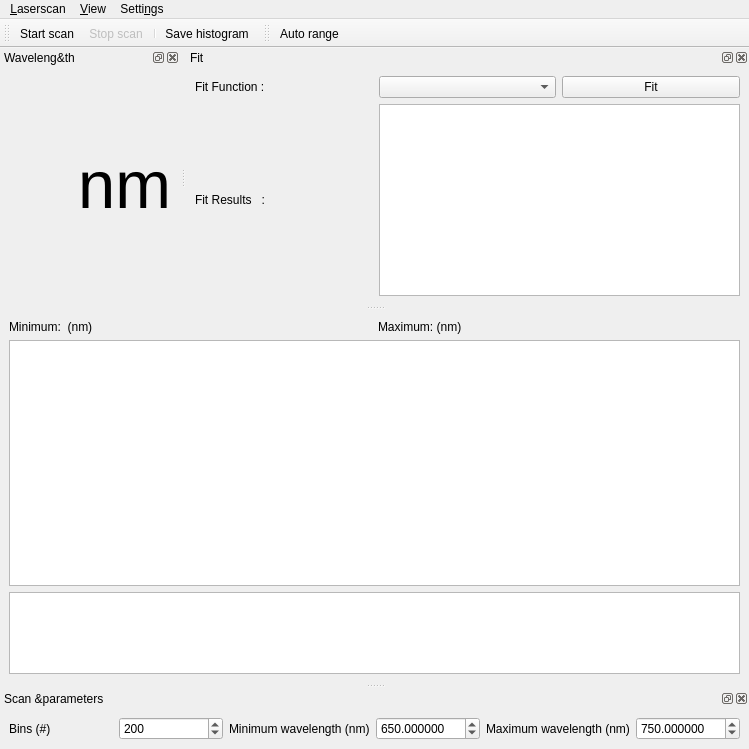
<?xml version="1.0" encoding="UTF-8"?>
<ui version="4.0">
 <class>ScanWindow</class>
 <widget class="QMainWindow" name="ScanWindow">
  <property name="geometry">
   <rect>
    <x>0</x>
    <y>0</y>
    <width>749</width>
    <height>749</height>
   </rect>
  </property>
  <property name="windowTitle">
   <string>qudi: Laser scanning</string>
  </property>
  <widget class="QWidget" name="centralwidget">
   <layout class="QGridLayout" name="gridLayout" rowstretch="0,3,1">
    <item row="0" column="0">
     <widget class="QLabel" name="autoMinLabel">
      <property name="text">
       <string>Minimum:  (nm)</string>
      </property>
      <property name="textInteractionFlags">
       <set>Qt::LinksAccessibleByMouse|Qt::TextSelectableByKeyboard|Qt::TextSelectableByMouse</set>
      </property>
     </widget>
    </item>
    <item row="0" column="1">
     <widget class="QLabel" name="autoMaxLabel">
      <property name="text">
       <string>Maximum: (nm)</string>
      </property>
      <property name="textInteractionFlags">
       <set>Qt::LinksAccessibleByMouse|Qt::TextSelectableByKeyboard|Qt::TextSelectableByMouse</set>
      </property>
     </widget>
    </item>
    <item row="1" column="0" colspan="2">
     <widget class="PlotWidget" name="plotWidget"/>
    </item>
    <item row="2" column="0" colspan="2">
     <widget class="PlotWidget" name="scatterPlotWidget"/>
    </item>
   </layout>
  </widget>
  <widget class="QMenuBar" name="menubar">
   <property name="geometry">
    <rect>
     <x>0</x>
     <y>0</y>
     <width>749</width>
     <height>21</height>
    </rect>
   </property>
   <widget class="QMenu" name="menuLaserscan">
    <property name="title">
     <string>&amp;Laserscan</string>
    </property>
    <addaction name="actionSave_histogram"/>
    <addaction name="actionClose"/>
   </widget>
   <widget class="QMenu" name="menuView">
    <property name="title">
     <string>&amp;View</string>
    </property>
    <addaction name="actionWavelength"/>
    <addaction name="actionScan_parameters"/>
    <addaction name="actionFit"/>
    <addaction name="actionReset_to_default_view"/>
   </widget>
   <widget class="QMenu" name="menuSettings">
    <property name="title">
     <string>Setti&amp;ngs</string>
    </property>
    <addaction name="actionFit_settings"/>
   </widget>
   <addaction name="menuLaserscan"/>
   <addaction name="menuView"/>
   <addaction name="menuSettings"/>
  </widget>
  <widget class="QToolBar" name="scanToolBar">
   <property name="enabled">
    <bool>true</bool>
   </property>
   <property name="windowTitle">
    <string>toolBar</string>
   </property>
   <attribute name="toolBarArea">
    <enum>TopToolBarArea</enum>
   </attribute>
   <attribute name="toolBarBreak">
    <bool>false</bool>
   </attribute>
   <addaction name="actionStart_scan"/>
   <addaction name="actionStop_resume_scan"/>
   <addaction name="separator"/>
   <addaction name="actionSave_histogram"/>
  </widget>
  <widget class="QDockWidget" name="scanParametersDockWidget">
   <property name="windowTitle">
    <string>Scan &amp;parameters</string>
   </property>
   <attribute name="dockWidgetArea">
    <number>8</number>
   </attribute>
   <widget class="QWidget" name="dockWidgetContents">
    <layout class="QHBoxLayout" name="horizontalLayout">
     <item>
      <widget class="QLabel" name="binLabel">
       <property name="toolTip">
        <string>Number of bins to split the wavelength range up into.
High bin number gives noisy but detailed data.</string>
       </property>
       <property name="text">
        <string>Bins (#)</string>
       </property>
      </widget>
     </item>
     <item>
      <widget class="QSpinBox" name="binSpinBox">
       <property name="toolTip">
        <string>Number of bins to split the wavelength range up into.
High bin number gives noisy but detailed data.</string>
       </property>
       <property name="minimum">
        <number>1</number>
       </property>
       <property name="maximum">
        <number>10000</number>
       </property>
       <property name="value">
        <number>200</number>
       </property>
      </widget>
     </item>
     <item>
      <widget class="QLabel" name="minLabel">
       <property name="text">
        <string>Minimum wavelength (nm)</string>
       </property>
      </widget>
     </item>
     <item>
      <widget class="QDoubleSpinBox" name="minDoubleSpinBox">
       <property name="decimals">
        <number>6</number>
       </property>
       <property name="minimum">
        <double>1.000000000000000</double>
       </property>
       <property name="maximum">
        <double>10000.000000000000000</double>
       </property>
       <property name="value">
        <double>650.000000000000000</double>
       </property>
      </widget>
     </item>
     <item>
      <widget class="QLabel" name="maxLabel">
       <property name="text">
        <string>Maximum wavelength (nm)</string>
       </property>
      </widget>
     </item>
     <item>
      <widget class="QDoubleSpinBox" name="maxDoubleSpinBox">
       <property name="decimals">
        <number>6</number>
       </property>
       <property name="minimum">
        <double>1.000000000000000</double>
       </property>
       <property name="maximum">
        <double>10000.000000000000000</double>
       </property>
       <property name="value">
        <double>750.000000000000000</double>
       </property>
      </widget>
     </item>
    </layout>
   </widget>
  </widget>
  <widget class="QDockWidget" name="wavelengthDockWidget">
   <property name="windowTitle">
    <string>Waveleng&amp;th</string>
   </property>
   <attribute name="dockWidgetArea">
    <number>4</number>
   </attribute>
   <widget class="QWidget" name="dockWidgetContents_2">
    <layout class="QGridLayout" name="gridLayout_2">
     <item row="0" column="0">
      <widget class="QLabel" name="wavelengthLabel">
       <property name="font">
        <font>
         <pointsize>50</pointsize>
        </font>
       </property>
       <property name="text">
        <string>nm</string>
       </property>
       <property name="alignment">
        <set>Qt::AlignRight|Qt::AlignTrailing|Qt::AlignVCenter</set>
       </property>
       <property name="textInteractionFlags">
        <set>Qt::LinksAccessibleByMouse|Qt::TextSelectableByKeyboard|Qt::TextSelectableByMouse</set>
       </property>
      </widget>
     </item>
    </layout>
   </widget>
  </widget>
  <widget class="QToolBar" name="plotToolBar">
   <property name="windowTitle">
    <string>toolBar</string>
   </property>
   <attribute name="toolBarArea">
    <enum>TopToolBarArea</enum>
   </attribute>
   <attribute name="toolBarBreak">
    <bool>false</bool>
   </attribute>
   <addaction name="actionAuto_range"/>
  </widget>
  <widget class="QDockWidget" name="fitDockWidget">
   <property name="windowTitle">
    <string>Fit</string>
   </property>
   <attribute name="dockWidgetArea">
    <number>4</number>
   </attribute>
   <widget class="QWidget" name="dockWidgetContents_3">
    <layout class="QGridLayout" name="gridLayout_3">
     <item row="0" column="0">
      <widget class="QLabel" name="functionLabel">
       <property name="text">
        <string>Fit Function :</string>
       </property>
      </widget>
     </item>
     <item row="0" column="1">
      <widget class="FitSettingsComboBox" name="fit_methods_ComboBox">
       <property name="minimumSize">
        <size>
         <width>150</width>
         <height>0</height>
        </size>
       </property>
      </widget>
     </item>
     <item row="0" column="2">
      <widget class="QPushButton" name="do_fit_PushButton">
       <property name="minimumSize">
        <size>
         <width>20</width>
         <height>0</height>
        </size>
       </property>
       <property name="text">
        <string>Fit</string>
       </property>
      </widget>
     </item>
     <item row="1" column="0">
      <widget class="QLabel" name="resultsLabel">
       <property name="text">
        <string>Fit Results   :</string>
       </property>
      </widget>
     </item>
     <item row="1" column="1" colspan="2">
      <widget class="QTextBrowser" name="fit_results_DisplayWidget">
       <property name="sizePolicy">
        <sizepolicy hsizetype="Preferred" vsizetype="Preferred">
         <horstretch>0</horstretch>
         <verstretch>0</verstretch>
        </sizepolicy>
       </property>
      </widget>
     </item>
    </layout>
   </widget>
  </widget>
  <action name="actionClose">
   <property name="icon">
    <iconset resource="../../../../../qudi-core/src/qudi/artwork/qudi_core.qrc">
     <normaloff>:/icons/application-exit.svg</normaloff>:/icons/application-exit.svg</iconset>
   </property>
   <property name="text">
    <string>&amp;Close</string>
   </property>
  </action>
  <action name="actionStart_scan">
   <property name="icon">
    <iconset resource="../../../../../qudi-core/src/qudi/artwork/qudi_core.qrc">
     <normaloff>:/icons/start-counter.svg</normaloff>:/icons/start-counter.svg</iconset>
   </property>
   <property name="text">
    <string>Start scan</string>
   </property>
  </action>
  <action name="actionStop_resume_scan">
   <property name="enabled">
    <bool>false</bool>
   </property>
   <property name="icon">
    <iconset resource="../../../../../qudi-core/src/qudi/artwork/qudi_core.qrc">
     <normaloff>:/icons/stop-counter.svg</normaloff>:/icons/stop-counter.svg</iconset>
   </property>
   <property name="text">
    <string>Stop scan</string>
   </property>
  </action>
  <action name="actionSave_histogram">
   <property name="icon">
   <iconset resource="../../../../../qudi-core/src/qudi/artwork/qudi_core.qrc">
     <normaloff>:/icons/document-save.svg</normaloff>:/icons/document-save.svg</iconset>
   </property>
   <property name="text">
    <string>&amp;Save histogram</string>
   </property>
  </action>
  <action name="actionAuto_range">
   <property name="icon">
    <iconset resource="../../../../../qudi-core/src/qudi/artwork/qudi_core.qrc">
     <normaloff>:/icons/zoom-fit-best.svg</normaloff>:/icons/zoom-fit-best.svg</iconset>
   </property>
   <property name="text">
    <string>Auto range</string>
   </property>
  </action>
  <action name="actionWavelength">
   <property name="checkable">
    <bool>true</bool>
   </property>
   <property name="checked">
    <bool>true</bool>
   </property>
   <property name="text">
    <string>&amp;Wavelength</string>
   </property>
  </action>
  <action name="actionScan_parameters">
   <property name="checkable">
    <bool>true</bool>
   </property>
   <property name="checked">
    <bool>true</bool>
   </property>
   <property name="text">
    <string>&amp;Scan parameters</string>
   </property>
  </action>
  <action name="actionReset_to_default_view">
   <property name="text">
    <string>&amp;Reset to default view</string>
   </property>
  </action>
  <action name="actionFit_settings">
   <property name="text">
    <string>&amp;Fit settings</string>
   </property>
  </action>
  <action name="actionFit">
   <property name="checkable">
    <bool>true</bool>
   </property>
   <property name="checked">
    <bool>true</bool>
   </property>
   <property name="text">
    <string>&amp;Fit</string>
   </property>
  </action>
 </widget>
 <customwidgets>
  <customwidget>
   <class>PlotWidget</class>
   <extends>QGraphicsView</extends>
   <header>pyqtgraph</header>
  </customwidget>
  <customwidget>
   <class>FitSettingsComboBox</class>
   <extends>QComboBox</extends>
   <header>gui/fitsettings</header>
  </customwidget>
 </customwidgets>
 <resources/>
 <connections>
  <connection>
   <sender>actionClose</sender>
   <signal>triggered()</signal>
   <receiver>ScanWindow</receiver>
   <slot>close()</slot>
   <hints>
    <hint type="sourcelabel">
     <x>-1</x>
     <y>-1</y>
    </hint>
    <hint type="destinationlabel">
     <x>401</x>
     <y>299</y>
    </hint>
   </hints>
  </connection>
  <connection>
   <sender>actionWavelength</sender>
   <signal>toggled(bool)</signal>
   <receiver>wavelengthDockWidget</receiver>
   <slot>setVisible(bool)</slot>
   <hints>
    <hint type="sourcelabel">
     <x>-1</x>
     <y>-1</y>
    </hint>
    <hint type="destinationlabel">
     <x>401</x>
     <y>128</y>
    </hint>
   </hints>
  </connection>
  <connection>
   <sender>actionScan_parameters</sender>
   <signal>toggled(bool)</signal>
   <receiver>scanParametersDockWidget</receiver>
   <slot>setVisible(bool)</slot>
   <hints>
    <hint type="sourcelabel">
     <x>-1</x>
     <y>-1</y>
    </hint>
    <hint type="destinationlabel">
     <x>401</x>
     <y>561</y>
    </hint>
   </hints>
  </connection>
  <connection>
   <sender>actionFit</sender>
   <signal>toggled(bool)</signal>
   <receiver>fitDockWidget</receiver>
   <slot>setVisible(bool)</slot>
   <hints>
    <hint type="sourcelabel">
     <x>-1</x>
     <y>-1</y>
    </hint>
    <hint type="destinationlabel">
     <x>723</x>
     <y>153</y>
    </hint>
   </hints>
  </connection>
 </connections>
</ui>
